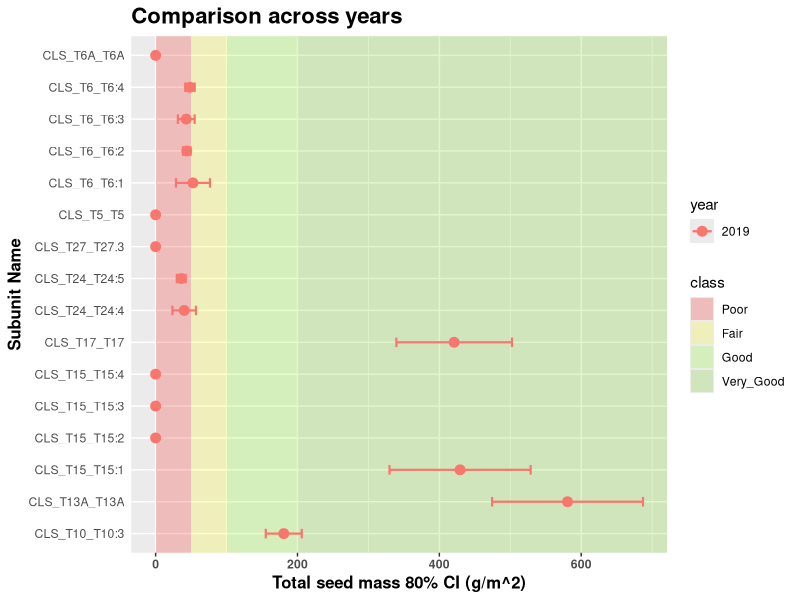
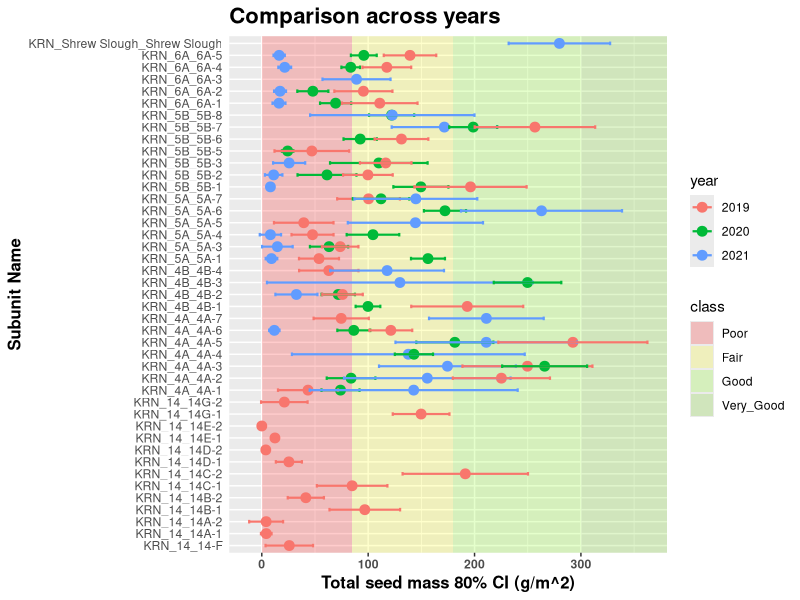
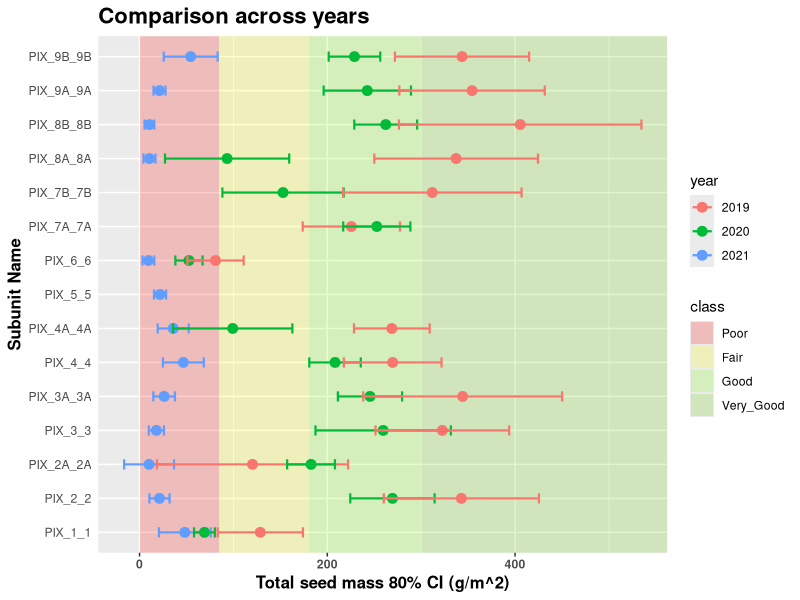
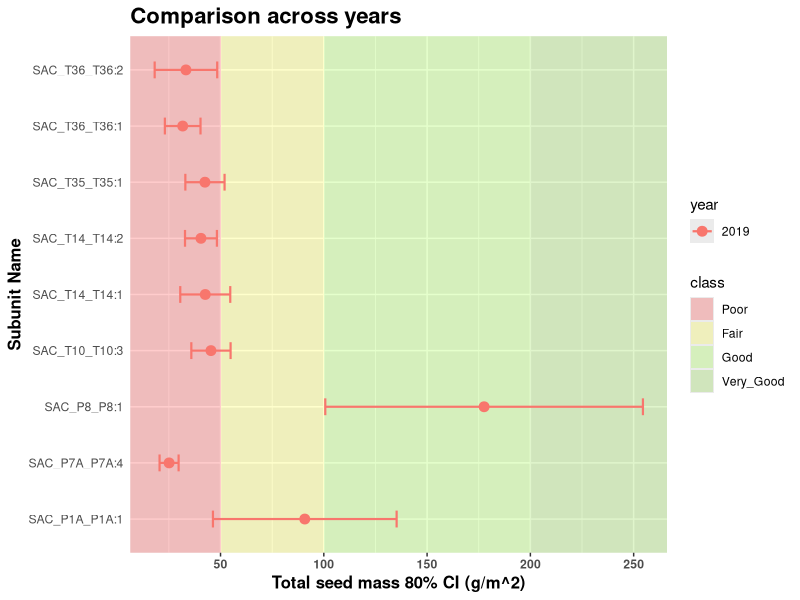
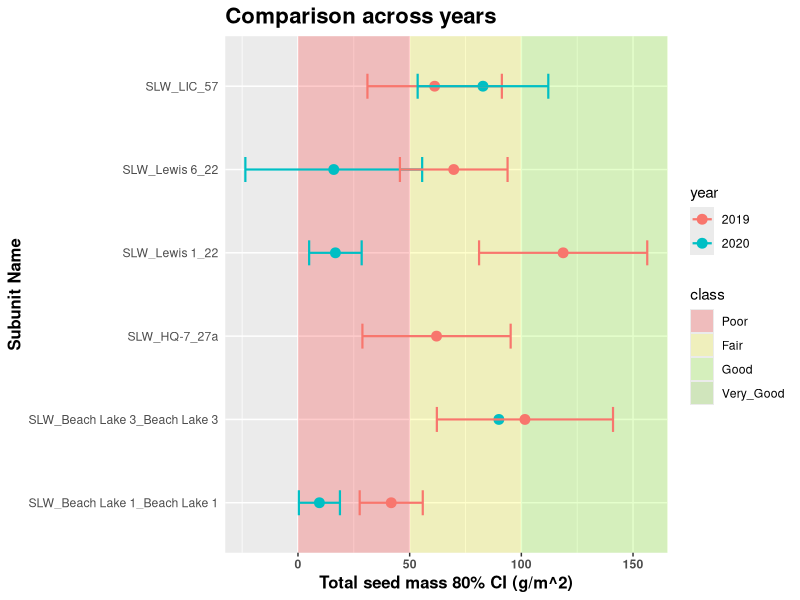
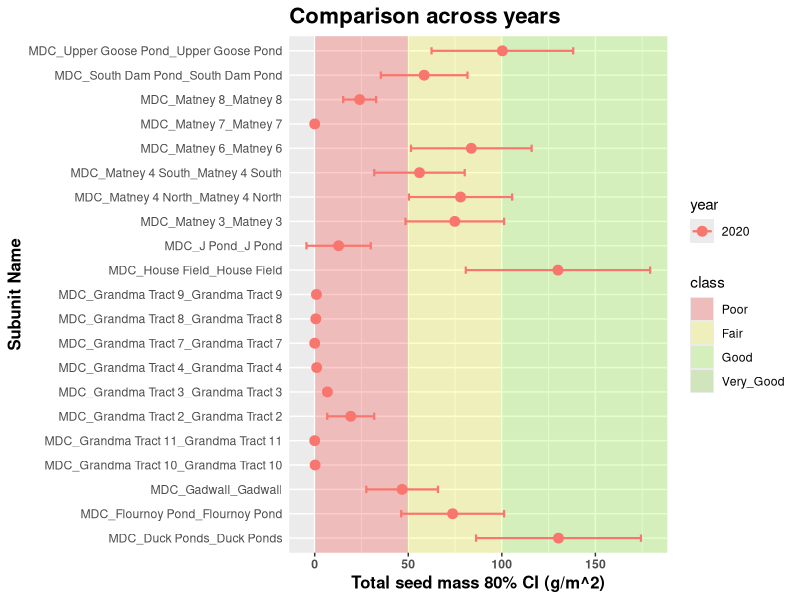
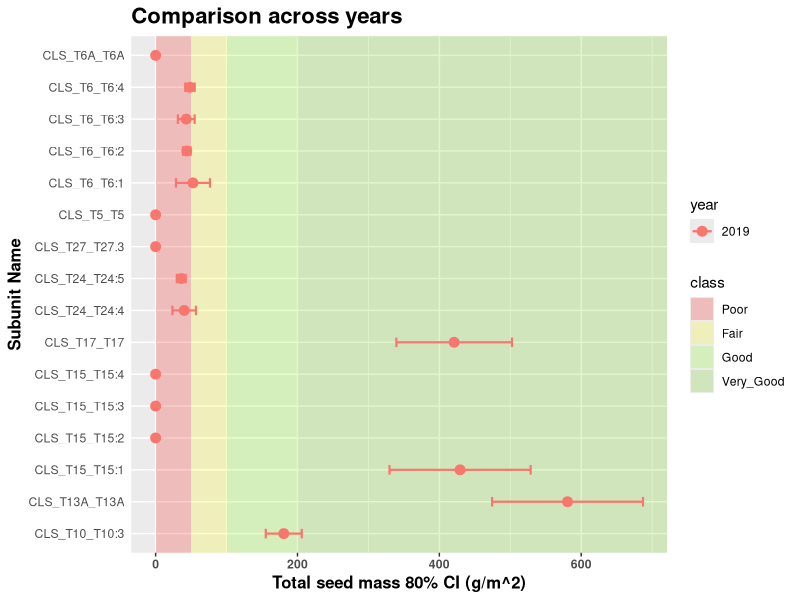
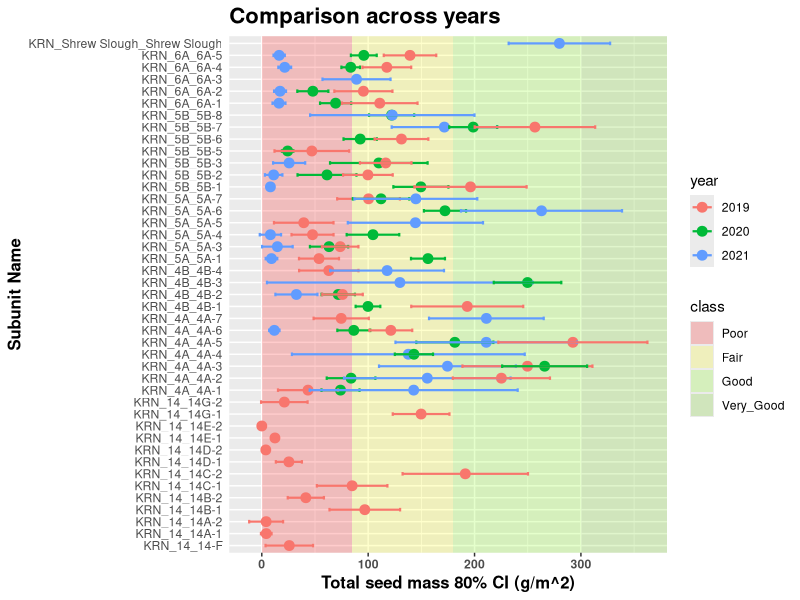

Generate these figures, in order, with R:
## ---- chunk 1

knitr::opts_chunk$set(echo = TRUE)
library(rmarkdown)
library(tidyverse)
library(knitr)
library(kableExtra)


## ---- chunk 2

# In the future, this chunk should join all years available or
# use a file with all years that is automatically created at the server.

gm2_2019 <-read.csv("qdt_mass_g_m2_2019.txt") %>%
  dplyr::select(-X) %>%
  mutate(year = 2019)

gm2_2020 <-read.csv("qdt_mass_g_m2_2020.txt") %>%
  dplyr::select(-X) %>%
  mutate(year = 2020)

gm2_2021 <-read.csv("qdt_mass_g_m2_2021.txt") %>%
  dplyr::select(-X) %>%
  mutate(year = 2021)

whap_su_years <- bind_rows(gm2_2019, gm2_2020, gm2_2021) %>%
  mutate(year = factor(year))

viaClass <- read.csv("WHAP_Viability_20210610.csv") %>%
  pivot_longer(cols = c(Poor, Fair, Good, Very_Good),
               names_to = "class",
               values_to = "lower_bound") %>%
  pivot_wider(names_from = LIT,
              values_from = lower_bound) %>%
  mutate(class = fct_reorder(class, KRN, mean),
         class_color = c("red", "yellow", "chartreuse", "chartreuse3"),
         class = factor(class, ordered = TRUE))


## ---- chunk 3

# Potential improvement: The user can select what years and subunits to compare
# by providing vectors with their names.

plot_years <- function(spp = c("total"),
                       data = whap_su_years) {
  # whap_su_years is a df containing the subunit estimates in all refuges all years
  # it contains a column named year
  # check that data has the correct format
  
  year_plots <- list()
  
  for (i in unique(data$LIT)) { # this has to be modified for more than one species
    
    data_i <- data %>% dplyr::filter(LIT == i)
    
    # in the future, use the spp argument to determine what will be plotted
    
    year_plots[[i]] <-
                 ggplot(data = data_i %>% arrange(tot_g_m2),
                        aes(x = subunit_ID,
                            y = tot_g_m2,
                            color = year)) +
                 ggtitle("Comparison across years") +
                 geom_rect(data = viaClass,
                           inherit.aes = FALSE,
                           aes(NULL,
                               NULL,
                               xmin = -Inf,
                               xmax = Inf,
                               fill = class),
                           ymin = unlist(viaClass[, i]),
                           ymax = unlist(c(viaClass[-1, i], Inf))) +
                 scale_fill_manual(values = alpha(c("red",
                                                    "yellow",
                                                    "chartreuse",
                                                    "chartreuse3"),
                                                  0.2)) +
                 geom_point(size = 3) +
                 xlab('Subunit Name') +
                 ylab("Total seed mass 80% CI (g/m^2)") +
                 geom_errorbar(aes(ymin = CI80lwr,
                                   ymax = CI80upr),
                               width = 0.3,
                               cex = 0.75) +
                 theme(plot.title = element_text(size = 16, face = "bold"),
                       axis.ticks.y = element_blank(),
                       axis.text.x = element_text(face = "bold"),
                       axis.title = element_text(size = 12,
                                                 face = "bold"),
                       strip.text.y = element_text(hjust = 0,
                                                   vjust = 1,
                                                   angle = 180,
                                                   face = "bold")) +
                 coord_flip()
    print(year_plots[[i]])
  }
  return(year_plots)
}

plot_years()
